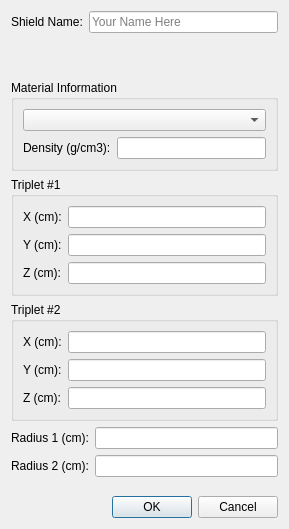
<?xml version="1.0" encoding="UTF-8"?>
<ui version="4.0">
 <class>Dialog</class>
 <widget class="QDialog" name="Dialog">
  <property name="geometry">
   <rect>
    <x>0</x>
    <y>0</y>
    <width>289</width>
    <height>529</height>
   </rect>
  </property>
  <property name="windowTitle">
   <string>Generic Shield</string>
  </property>
  <layout class="QVBoxLayout" name="verticalLayout">
   <item>
    <layout class="QFormLayout" name="formLayout_2">
     <item row="0" column="0">
      <widget class="QLabel" name="name_label">
       <property name="text">
        <string>Shield Name:</string>
       </property>
      </widget>
     </item>
     <item row="0" column="1">
      <widget class="QLineEdit" name="name_field">
       <property name="placeholderText">
        <string>Your Name Here</string>
       </property>
      </widget>
     </item>
    </layout>
   </item>
   <item>
    <widget class="QGroupBox" name="groupBox">
     <property name="title">
      <string>Material Information</string>
     </property>
     <layout class="QVBoxLayout" name="verticalLayout_2">
      <item>
       <widget class="QComboBox" name="material"/>
      </item>
      <item>
       <layout class="QFormLayout" name="formLayout_3">
        <item row="0" column="0">
         <widget class="QLabel" name="densityLabel">
          <property name="text">
           <string>Density (g/cm3):</string>
          </property>
         </widget>
        </item>
        <item row="0" column="1">
         <widget class="QLineEdit" name="density"/>
        </item>
       </layout>
      </item>
     </layout>
    </widget>
   </item>
   <item>
    <widget class="QGroupBox" name="groupBox_2">
     <property name="title">
      <string>Triplet #1</string>
     </property>
     <layout class="QFormLayout" name="formLayout_4">
      <item row="0" column="0">
       <widget class="QLabel" name="triplet1Xname">
        <property name="text">
         <string>X (cm):</string>
        </property>
       </widget>
      </item>
      <item row="1" column="0">
       <widget class="QLabel" name="triplet1Yname">
        <property name="text">
         <string>Y (cm):</string>
        </property>
       </widget>
      </item>
      <item row="2" column="0">
       <widget class="QLabel" name="triplet1Zname">
        <property name="text">
         <string>Z (cm):</string>
        </property>
       </widget>
      </item>
      <item row="0" column="1">
       <widget class="QLineEdit" name="triplet1X"/>
      </item>
      <item row="1" column="1">
       <widget class="QLineEdit" name="triplet1Y"/>
      </item>
      <item row="2" column="1">
       <widget class="QLineEdit" name="triplet1Z"/>
      </item>
     </layout>
    </widget>
   </item>
   <item>
    <widget class="QGroupBox" name="groupBox_3">
     <property name="title">
      <string>Triplet #2</string>
     </property>
     <layout class="QFormLayout" name="formLayout_5">
      <item row="0" column="0">
       <widget class="QLabel" name="triplet2Xname">
        <property name="text">
         <string>X (cm):</string>
        </property>
       </widget>
      </item>
      <item row="1" column="0">
       <widget class="QLabel" name="triplet2Yname">
        <property name="text">
         <string>Y (cm):</string>
        </property>
       </widget>
      </item>
      <item row="2" column="0">
       <widget class="QLabel" name="triplet2Zname">
        <property name="text">
         <string>Z (cm):</string>
        </property>
       </widget>
      </item>
      <item row="0" column="1">
       <widget class="QLineEdit" name="triplet2X"/>
      </item>
      <item row="1" column="1">
       <widget class="QLineEdit" name="triplet2Y"/>
      </item>
      <item row="2" column="1">
       <widget class="QLineEdit" name="triplet2Z"/>
      </item>
     </layout>
    </widget>
   </item>
   <item>
    <layout class="QFormLayout" name="formLayout">
     <item row="0" column="0">
      <widget class="QLabel" name="radius1Label">
       <property name="text">
        <string>Radius 1 (cm):</string>
       </property>
      </widget>
     </item>
     <item row="0" column="1">
      <widget class="QLineEdit" name="radius1"/>
     </item>
     <item row="1" column="0">
      <widget class="QLabel" name="radius2Label">
       <property name="text">
        <string>Radius 2 (cm):</string>
       </property>
      </widget>
     </item>
     <item row="1" column="1">
      <widget class="QLineEdit" name="radius2"/>
     </item>
    </layout>
   </item>
   <item>
    <widget class="QDialogButtonBox" name="buttonBox">
     <property name="orientation">
      <enum>Qt::Orientation::Horizontal</enum>
     </property>
     <property name="standardButtons">
      <set>QDialogButtonBox::StandardButton::Cancel|QDialogButtonBox::StandardButton::Ok</set>
     </property>
    </widget>
   </item>
  </layout>
 </widget>
 <tabstops>
  <tabstop>name_field</tabstop>
  <tabstop>material</tabstop>
  <tabstop>density</tabstop>
  <tabstop>triplet1X</tabstop>
  <tabstop>triplet1Y</tabstop>
  <tabstop>triplet1Z</tabstop>
  <tabstop>triplet2X</tabstop>
  <tabstop>triplet2Y</tabstop>
  <tabstop>triplet2Z</tabstop>
  <tabstop>radius1</tabstop>
  <tabstop>radius2</tabstop>
 </tabstops>
 <resources/>
 <connections>
  <connection>
   <sender>buttonBox</sender>
   <signal>accepted()</signal>
   <receiver>Dialog</receiver>
   <slot>accept()</slot>
   <hints>
    <hint type="sourcelabel">
     <x>248</x>
     <y>254</y>
    </hint>
    <hint type="destinationlabel">
     <x>157</x>
     <y>274</y>
    </hint>
   </hints>
  </connection>
  <connection>
   <sender>buttonBox</sender>
   <signal>rejected()</signal>
   <receiver>Dialog</receiver>
   <slot>reject()</slot>
   <hints>
    <hint type="sourcelabel">
     <x>316</x>
     <y>260</y>
    </hint>
    <hint type="destinationlabel">
     <x>286</x>
     <y>274</y>
    </hint>
   </hints>
  </connection>
 </connections>
</ui>
